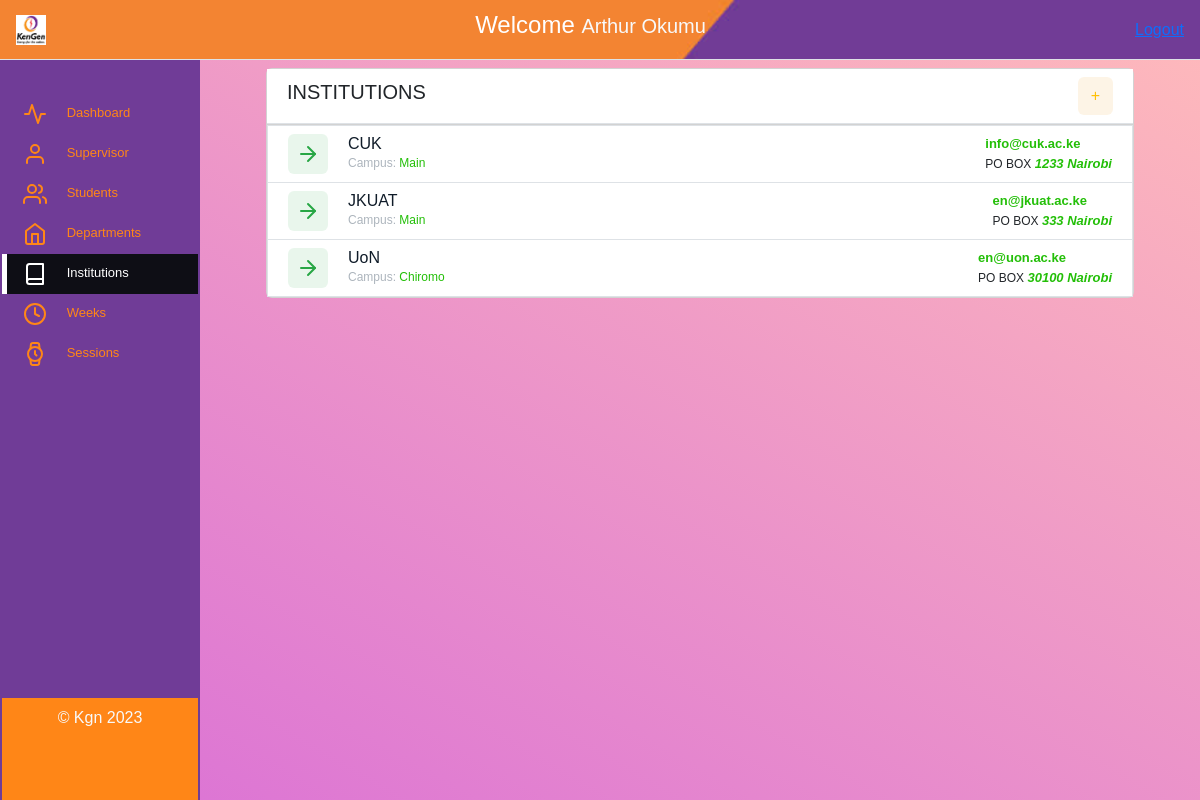
Screenshot of /adm?page=institutions (signed in) with the database file from the repository.
### Kengen/models.py (models this page shows, shortened)
class Institution(models.Model):
    insitution_name=models.CharField(max_length=200)
    insitution_campus=models.CharField(max_length=200)
    insitution_email=models.CharField(max_length=100)
    insitution_postbox=models.CharField(max_length=100)
    class Meta:
        ordering=['insitution_name','insitution_campus']

### Kengen/administrator.py (the view, shortened to what this page needs)
# urls.py: path('adm', administrator.dashboard, name="dashboard"),
def dashboard(request):
    if request.user.is_authenticated:
        user=User.objects.get(id=request.user.id)
        if user.groups.filter(name="Admin").exists():
            try:
                page=request.GET['page']
            except:
                page='dashboard'
            departments=Department.objects.all()
            if page == 'students':
                try:
                    try:
                        sessionid=request.GET['sid']
                        students=Student.objects.filter(session=AttSession(id=sessionid)).annotate(approved_count=Count('logs', filter=models.Q(logs__approved='True')))
                    except:
                        pass
                    try:
                        print("Pass test before, weekid")
                        wid=request.GET['wkid']
                        thisweek=Week.objects.get(id=wid)
                        print("Pass test after, weekid")
                        approvedlg=Logs.objects.filter(approved='True', week=thisweek)
                        print("Pass test after, approvedlogs as ", approvedlg)
                        context={
                            'approved': approvedlg,
                            'thisweek':thisweek,
                            'page_id':page,
                            }
                        print("Pass test context as", context)
                        return render(request, 'admin/students1.html', context)
                    except:
                        pass
                except:
                    students=Student.objects.filter(session=AttSession.objects.get(active='True')).annotate(approved_count=Count('logs', filter=models.Q(logs__approved='True')))
                try:
                    lid=request.GET['id']
                    users=User.objects.get(id=lid)
                    std=Student.objects.get(student_details=users)
                    try:
                        logid=request.GET['logs']
                        logs=Logs.objects.get(id=logid)
                        context={
                                'logs':logs,
                                'page_id':page,
                                'users':users,
                            }
                        return render(request, 'admin/viewLogs.html', context)
                    except:
                        logs=Logs.objects.filter(student_details=std, approved='True')
                        logs_reject=Logs.objects.filter(student_details=std, approved='False')
                        try:
                            report=FinalReport.objects.get(person=users).document
                        except:
                            report=None
                        context={
                            'logs': logs,
                            'users':users,
                        'page_id':page,
                        'report':report,
                        'logs_reject':logs_reject,
                        }
                        return render(request, 'admin/list.html', context)
                except:
                    try:
                        students=Student.objects.filter(session=AttSession.objects.get(active='True')).annotate(approved_count=Count('logs', filter=models.Q(logs__approved='True')))
                    except:
                        students=None
                    institutions=Institution.objects.all()
                    context={
                        'students':students,
                        'departments':departments,
                        'page_id':page,
                        'institutions':institutions,
                    }
                    return render(request, 'admin/students.html', context)
            elif page == 'institutions':
                institution=Institution.objects.all()
                context={
                        'institution':institution,
                        'page_id':page,
                    }
                return render(request, 'admin/institution.html', context)
        else:
            return redirect("/")
    else:
        return redirect("/login")

### templates/admin/institution.html (shortened to what this page needs)
{%extends 'admin/adminbase.html'%}
{%load static%}
{%block body%}
<div class="container">
    <div class="row row-xs clearfix">
        <div class="col-12">
            <div class="card mg-b-20">
                <form action="/addnew?{{request.GET.urlencode}}" method="POST">
                    <ul class="list-group list-group-flush tx-13">
                        <li class="list-group-item d-flex justify-content-between align-items-center pd-sm-x-20">
                            <span class="h5 text-uppercase">Institutions</span>
                            <span class="btn card-icon-warning" id="addNewSessionBtn"
                                onclick="addNewSession('flex')">&plus;</span>
                        </li>
                    </ul>
                </form>
                <ul class="list-group list-group-flush tx-13">
                    <form action="" method="post">
                        {%for ins in institution%}
                        <li class="list-group-item d-flex pd-sm-x-20">
                            <div class="d-none d-sm-block"><span
                                    class="wd-40 ht-40 mg-r-10 d-flex align-items-center justify-content-center rounded card-icon-success">
                                    <div class="custom-control custom-radio">
                                        <i data-feather="arrow-right"></i>
                                    </div>
                            </div>
                            <div class="pd-sm-l-10">
                                <h6 class="tx-dark mg-b-0">{{ins.insitution_name}}</h6>
                                <span class="tx-12 mg-b-0 tx-gray-500">
                                    Campus: <span class="tx-success">{{ins.insitution_campus}}</span>
                                </span>
                            </div>
                            <div class="mg-l-auto text-right">
                                <p class="mg-b-0 tx-rubik tx-dark">
                                    <a href="mailto:{{ins.insitution_email}}"
                                        class="tx-dark mg-b-0 tx-semibold tx-success kgn-a">{{ins.insitution_email}}</a>
                                </p>
                                <span class="tx-12 mg-b-0">
                                    PO BOX <i
                                        class="tx-dark mg-b-0 tx-semibold tx-success kgn-a">{{ins.insitution_postbox}}</i></span>
                            </div>
                        </li>
                        {%endfor%}
                    </form>
                </ul>
            </div>
        </div>
    </div>
</div>
{%endblock%}

### templates/admin/adminbase.html (shortened to what this page needs)
{%load static%}
<!DOCTYPE html>
<html lang="en">
<head>
    <link rel="stylesheet" href="https://cdn.jsdelivr.net/npm/bootstrap@5.3.0/dist/css/bootstrap.min.css">
    <link href="https://cdn.datatables.net/v/dt/jszip-2.5.0/dt-1.13.4/af-2.5.3/b-2.3.6/b-colvis-2.3.6/b-html5-2.3.6/b-print-2.3.6/datatables.min.css" rel="stylesheet"/>
    <link rel="stylesheet" href="{%static 'assets/css/admin.css' %}">
</head>
<body>
    <div class="admin-pannel">
        <div id="nav"
            class="nav px-3 mt-0 pt-0 border-bottom container-fluid d-flex align-items-center justify-content-between kgn-topnav-height text-white essy">
            <div class="nav-item nav-brand"><a href="/"><img src="{%static 'favicon.ico'%}" alt="logo" width="30px"
                        height="30px"></a></div>
            <div class="user_details">
                <h4>Welcome <span class="display-6 text-light text-center" style=" font-size: 20px;">{{user.first_name}}
                        {{user.last_name}}</span>
                </h4>
            </div>
            <div class="nav-item">
                <span> <a href="/logout"> Logout</a></span>
            </div>
        </div>
        <div class="container-fluid">
            <div class="row flex-nowrap">
                <div class="kgn-side-bar col-auto col-md-3 col-lg-2 d-flex flex-column justify-content-between kgn-nav">
                    <div class="py-2">
                        <ul class="nav nav-pills flex-column mt-4">
                            <li class="nav-item py-2 py-sm-0" id="dashboard">
                                <a href="/adm" class="nav-link">
                                    <i class="" data-feather="activity"></i> <span
                                        class="ms-3 d-none d-sm-inline">Dashboard</span>
                                </a>
                            </li>
                            <li class="nav-item py-2 py-sm-0" id="supervisor">
                                <a href="/adm?page=supervisor" class="nav-link">
                                    <i class="" data-feather="user"></i> <span
                                        class="ms-3 d-none d-sm-inline">Supervisor</span>
                                </a>
                            </li>
                            <li class="nav-item py-2 py-sm-0" id="students">
                                <a href="/adm?page=students" class="nav-link">
                                    <i class="" data-feather="users"></i> <span
                                        class="ms-3 d-none d-sm-inline">Students</span>
                                </a>
                            </li>
                            <li class="nav-item py-2 py-sm-0" id="departments">
                                <a href="/adm?page=departments" class="nav-link">
                                    <i class="" data-feather="home"></i> <span
                                        class="ms-3 d-none d-sm-inline">Departments</span>
                                </a>
                            </li>
                            <li class="nav-item py-2 py-sm-0" id="institutions">
                                <a href="/adm?page=institutions" class="nav-link">
                                    <i class="" data-feather="book"></i> <span
                                        class="ms-3 d-none d-sm-inline">Institutions</span>
                                </a>
                            </li>
                            <li class="nav-item py-2 py-sm-0" id="weeks">
                                <a href="/adm?page=weeks" class="nav-link">
                                    <i class="" data-feather="clock"></i> <span
                                        class="ms-3 d-none d-sm-inline">Weeks</span> </a>
                            </li>
                            <li class="nav-item py-2 py-sm-0" id="sessions">
                                <a href="/adm?page=sessions" class="nav-link">
                                    <i class="" data-feather="watch"></i> <span
                                        class="ms-3 d-none d-sm-inline">Sessions</span> </a>
                            </li>
                        </ul>
                    </div>
                    <div class="py-2 text-center text-light footer">
                        &copy; Kgn 2023
                    </div>
                </div>
                <div class="px-1 col-md-9 col-lg-9 kgn-tbl-container mx-auto pb-5 pt-2 table-responsive">
                    {%block body%}
                    {%endblock%}
                </div>
            </div>
        </div>
    </div>
</body>
</html>

### static/assets/css/admin.css (style rules this page uses)
:root { --white: #fbbf; --black: #DA70D6; --navcolor:#703C97; --blackdialog_background_color:rgba(255, 255, 255, 0.1); --lighthover:#FF8617; --lighthover2:#ffff; --lighthover3:#BA55D3 ; ; }
* { padding: 0; margin: 0; outline: none; }
body { background-color: var(--white); font-family: "IBM Plex Sans", sans-serif; background-image: linear-gradient(30deg, #da70d6, transparent); }
.nav-pills li, i { font-size: 13px; color: var(--lighthover); }
.nav-pills li { border-left: 5px solid transparent; }
.nav-pills li a { color: var(--lighthover); }
.kgn-nav { background-color: var(--navcolor); }
.essy { background-image: url(/static/slide.jpg) !important; background-size: cover; }
.kgn-topnav-height { height: 60px; }
.nav-pills .active { border-left: 5px solid var(--lighthover2); background-color: #0e0e15; }
.nav-pills .active a { color: var(--lighthover2); }
.kgn-side-bar { overflow: hidden; position: static; padding: 2px; height: 100vh; }
.kgn-side-bar .footer { height: 20vh; background-color:#FF8617; }
.kgn-tbl-container { overflow-x: hidden; overflow-y: scroll; max-height: 94vh; -ms-overflow-style: none; scrollbar-width: none; }
.admin-pannel { height: 100vh; overflow: hidden; }
.wd-40 { width: 40px }
.ht-40 { height: 40px }
.mg-r-10 { margin-right: 10px }
.pd-sm-l-10 { padding-left: 10px }
.tx-dark { color: #101c29 }
.mg-b-0 { margin-bottom: 0 }
.tx-semibold { font-weight: 600 }
.tx-12 { font-size: 12px }
.tx-gray-500 { color: #adb5bd }
.tx-13 { font-size: 13px }
.mg-b-20 { margin-bottom: 20px }
.pd-sm-x-20 { padding-left: 20px; padding-right: 20px }
.d-sm-block { display: block }
.mg-l-auto { margin-left: auto }
.tx-rubik { font-family: 'Rubik', sans-serif }
.tx-success { color: #23bf08 }
.card-icon-warning { color: #ffc107 !important; background: rgba(234, 147, 12, 0.1) !important }
.card-icon-success { color: #28a745 !important; background: rgba(40, 167, 69, .10) !important }
.kgn-a { text-decoration: none; }

### rows the page displays
Institution: insitution_name "CUK", insitution_campus "Main", insitution_email "info@cuk.ac.ke", insitution_postbox "1233 Nairobi"
Institution: insitution_name "JKUAT", insitution_campus "Main", insitution_email "en@jkuat.ac.ke", insitution_postbox "333 Nairobi"
Institution: insitution_name "UoN", insitution_campus "Chiromo", insitution_email "en@uon.ac.ke", insitution_postbox "30100 Nairobi"

### other values shown
{{ user.first_name }} "Arthur"
{{ user.last_name }} "Okumu"
